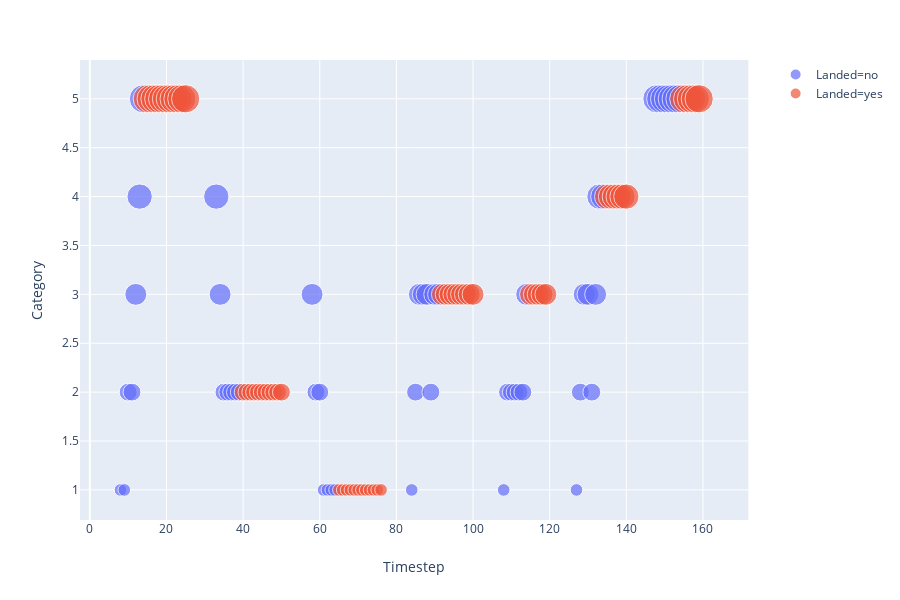

Write notebook code for a chart like this one.
### Code cell
import plotly.express as px
fig = px.scatter(Pred_3, x="Timestep", y="Category", color="Landed",
                 size='Category', hover_data=['Landed'])
fig.show()

### Figure 1 — Plotly figure (JSON) as saved in the notebook; plotly's stock layout.template omitted (floating-point values rounded to 4 significant figures)
{"data": [{"customdata": [["no"], ["no"], ["no"], ["no"], ["no"], ["no"], ["no"], ["no"], ["no"], ["no"], ["no"], ["no"], ["no"], ["no"], ["no"], ["no"], ["no"], ["no"], ["no"], ["no"], ["no"], ["no"], ["no"], ["no"], ["no"], ["no"], ["no"], ["no"], ["no"], ["no"], ["no"], ["no"], ["no"], ["no"], ["no"], ["no"], ["no"], ["no"], ["no"], ["no"], ["no"], ["no"], ["no"], ["no"], ["no"], ["no"], ["no"], ["no"], ["no"], ["no"], ["no"]], "hoverlabel": {"namelength": 0}, "hovertemplate": "Landed=%{customdata[0]}<br>Timestep=%{x}<br>Category=%{marker.size}", "legendgroup": "Landed=no", "marker": {"color": "#636efa", "size": [1, 1, 2, 2, 3, 4, 5, 4, 3, 2, 2, 2, 2, 2, 3, 2, 2, 1, 1, 1, 1, 1, 2, 3, 3, 3, 2, 3, 3, 1, 2, 2, 2, 2, 2, 3, 1, 2, 3, 3, 2, 3, 4, 4, 5, 5, 5, 5, 5, 5, 5], "sizemode": "area", "sizeref": 0.0125, "symbol": "circle"}, "mode": "markers", "name": "Landed=no", "showlegend": true, "type": "scatter", "x": [8, 9, 10, 11, 12, 13, 14, 33, 34, 35, 36, 37, 38, 39, 58, 59, 60, 61, 62, 63, 64, 84, 85, 86, 87, 88, 89, 90, 91, 108, 109, 110, 111, 112, 113, 114, 127, 128, 129, 130, 131, 132, 133, 134, 148, 149, 150, 151, 152, 153, 154], "xaxis": "x", "y": [1, 1, 2, 2, 3, 4, 5, 4, 3, 2, 2, 2, 2, 2, 3, 2, 2, 1, 1, 1, 1, 1, 2, 3, 3, 3, 2, 3, 3, 1, 2, 2, 2, 2, 2, 3, 1, 2, 3, 3, 2, 3, 4, 4, 5, 5, 5, 5, 5, 5, 5], "yaxis": "y"}, {"customdata": [["yes"], ["yes"], ["yes"], ["yes"], ["yes"], ["yes"], ["yes"], ["yes"], ["yes"], ["yes"], ["yes"], ["yes"], ["yes"], ["yes"], ["yes"], ["yes"], ["yes"], ["yes"], ["yes"], ["yes"], ["yes"], ["yes"], ["yes"], ["yes"], ["yes"], ["yes"], ["yes"], ["yes"], ["yes"], ["yes"], ["yes"], ["yes"], ["yes"], ["yes"], ["yes"], ["yes"], ["yes"], ["yes"], ["yes"], ["yes"], ["yes"], ["yes"], ["yes"], ["yes"], ["yes"], ["yes"], ["yes"], ["yes"], ["yes"], ["yes"], ["yes"], ["yes"], ["yes"], ["yes"], ["yes"], ["yes"], ["yes"], ["yes"], ["yes"]], "hoverlabel": {"namelength": 0}, "hovertemplate": "Landed=%{customdata[0]}<br>Timestep=%{x}<br>Category=%{marker.size}", "legendgroup": "Landed=yes", "marker": {"color": "#EF553B", "size": [5, 5, 5, 5, 5, 5, 5, 5, 5, 5, 5, 2, 2, 2, 2, 2, 2, 2, 2, 2, 2, 2, 1, 1, 1, 1, 1, 1, 1, 1, 1, 1, 1, 1, 3, 3, 3, 3, 3, 3, 3, 3, 3, 3, 3, 3, 3, 3, 4, 4, 4, 4, 4, 4, 5, 5, 5, 5, 5], "sizemode": "area", "sizeref": 0.0125, "symbol": "circle"}, "mode": "markers", "name": "Landed=yes", "showlegend": true, "type": "scatter", "x": [15, 16, 17, 18, 19, 20, 21, 22, 23, 24, 25, 40, 41, 42, 43, 44, 45, 46, 47, 48, 49, 50, 65, 66, 67, 68, 69, 70, 71, 72, 73, 74, 75, 76, 92, 93, 94, 95, 96, 97, 98, 99, 100, 115, 116, 117, 118, 119, 135, 136, 137, 138, 139, 140, 155, 156, 157, 158, 159], "xaxis": "x", "y": [5, 5, 5, 5, 5, 5, 5, 5, 5, 5, 5, 2, 2, 2, 2, 2, 2, 2, 2, 2, 2, 2, 1, 1, 1, 1, 1, 1, 1, 1, 1, 1, 1, 1, 3, 3, 3, 3, 3, 3, 3, 3, 3, 3, 3, 3, 3, 3, 4, 4, 4, 4, 4, 4, 5, 5, 5, 5, 5], "yaxis": "y"}], "layout": {"height": 600, "legend": {"itemsizing": "constant", "tracegroupgap": 0}, "margin": {"t": 60}, "xaxis": {"anchor": "y", "domain": [0, 0.98], "title": {"text": "Timestep"}}, "yaxis": {"anchor": "x", "domain": [0, 1], "title": {"text": "Category"}}}}
